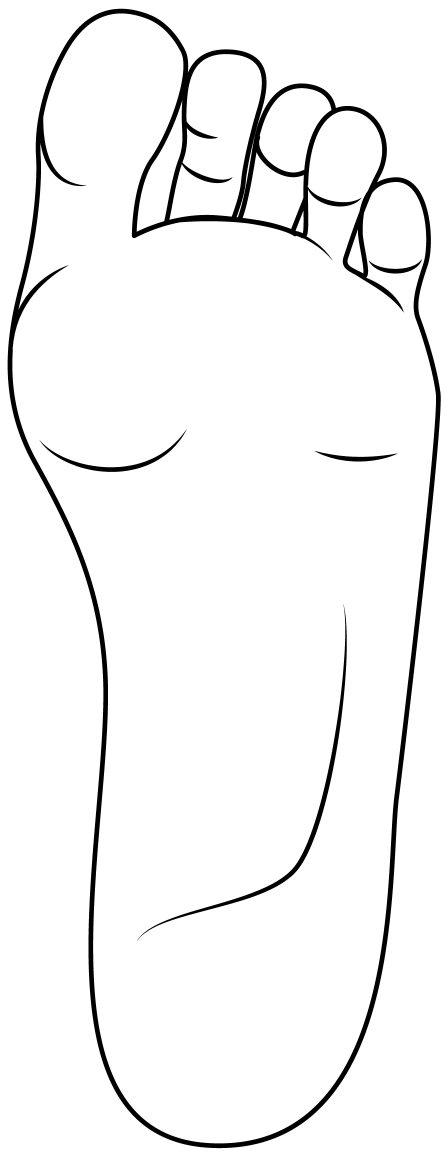
#> input picture DOan/Image/banchan.png, 889 x 2312 px, found by its file name (shown at 1/2 size)
$ python Foot_Pressure.py
#> lines starting #> are read from the running program, lines starting #| are printed output that depends on the picture; after the words box and inside, x2 and y2 are one past the last pixel; in counts of white or black regions, pixels touching at a corner belong together
import cv2
import numpy as np
import matplotlib.pyplot as plt
from matplotlib.patches import Rectangle
from scipy.spatial.distance import cdist
from matplotlib.colors import LinearSegmentedColormap

# Configuration constants
CELL_SIZE = 20
POWER = 2
IMAGE_PATH = "DOan/Image/banchan.png"

# Sensor data
SENSORS = {
    'M01': {'position': (22.5, 97), 'pressure': 4.13},
    'M02': {'position': (17, 70), 'pressure': 0.512    },
    'M03': {'position': (32, 70), 'pressure': 1.19},
    'M04': {'position': (10, 36 ), 'pressure': 1.04},
    'M05': {'position': (24, 41), 'pressure': 0},
    'M06': {'position': (36, 40), 'pressure': 00.18},
    'M07': {'position': (12, 18), 'pressure': 2.1},
    'M08': {'position': (31, 22), 'pressure': 0.07}
}

def load_and_process_image(image_path):
    """
    Tải và xử lý ảnh để tạo mask của bàn chân

    Args:
        image_path (str): Đường dẫn đến file ảnh

    Returns:
        tuple: (image, foot_mask, height, width)
    """
    # Load image
    image = cv2.imread(image_path, cv2.IMREAD_GRAYSCALE)
    if image is None:
        raise FileNotFoundError(f"Không thể tải ảnh từ {image_path}")

    # Apply binary thresholding
    _, binary = cv2.threshold(image, 127, 255, cv2.THRESH_BINARY_INV)

    # Find contours
    contours, _ = cv2.findContours(binary, cv2.RETR_EXTERNAL, cv2.CHAIN_APPROX_SIMPLE)

    # Create foot mask
    foot_mask = np.zeros_like(image, dtype=np.uint8)
    cv2.fillPoly(foot_mask, contours, 255)

    height, width = image.shape[:2]

    return image, foot_mask, height, width

def calculate_grid_dimensions(width, height, cell_size):
    """
    Tính toán kích thước grid dựa trên kích thước ảnh và kích thước ô

    Args:
        width (int): Chiều rộng ảnh
        height (int): Chiều cao ảnh
        cell_size (int): Kích thước ô grid

    Returns:
        tuple: (cols, rows)
    """
    cols = width // cell_size
    rows = height // cell_size
    return cols, rows

def convert_sensor_coordinates(sensors_data, image_width, image_height, cell_size):
    """
    Chuyển đổi tọa độ cảm biến từ grid coordinate sang normalized coordinate

    Args:
        sensors_data (dict): Dữ liệu cảm biến
        image_width (int): Chiều rộng ảnh
        image_height (int): Chiều cao ảnh
        cell_size (int): Kích thước ô grid

    Returns:
        tuple: (sensor_positions, pressure_values)
    """
    sensor_positions = {}
    pressure_values = {}

    for sensor_name, data in sensors_data.items():
        gx, gy = data['position']
        pressure = data['pressure']

        # Convert grid coord to pixel coord
        pixel_x = gx * cell_size + cell_size // 2
        pixel_y = gy * cell_size + cell_size // 2

        # Normalize coordinates to 0-100
        norm_x = (pixel_x / image_width) * 100
        norm_y = ((image_height - pixel_y) / image_height) * 100  # Flip Y axis

        sensor_positions[sensor_name] = [norm_x, norm_y]
        pressure_values[sensor_name] = pressure

    return sensor_positions, pressure_values

def idw_interpolation(target_points, sensor_positions, pressure_values, power=2):
    """
    Thực hiện nội suy IDW (Inverse Distance Weighting)

    Args:
        target_points (np.array): Các điểm cần tính áp suất
        sensor_positions (dict): Vị trí các cảm biến
        pressure_values (dict): Giá trị áp suất của các cảm biến
        power (int): Lũy thừa cho IDW

    Returns:
        np.array: Giá trị áp suất được nội suy
    """
    sensor_coords = np.array(list(sensor_positions.values()))
    sensor_values = np.array(list(pressure_values.values()))

    distances = cdist(target_points, sensor_coords)
    distances = np.where(distances == 0, 1e-10, distances)

    weights = 1.0 / (distances ** power)
    weights_normalized = weights / weights.sum(axis=1, keepdims=True)

    interpolated_values = np.sum(weights_normalized * sensor_values, axis=1)
    return interpolated_values

def create_pressure_grid(foot_mask, sensor_positions, pressure_values,
                        rows, cols, cell_size, width, height):
    """
    Tạo ma trận áp suất cho toàn bộ grid

    Args:
        foot_mask (np.array): Mask của bàn chân
        sensor_positions (dict): Vị trí các cảm biến
        pressure_values (dict): Giá trị áp suất của các cảm biến
        rows (int): Số hàng grid
        cols (int): Số cột grid
        cell_size (int): Kích thước ô grid
        width (int): Chiều rộng ảnh
        height (int): Chiều cao ảnh

    Returns:
        np.array: Ma trận áp suất
    """
    pressure_grid = np.zeros((rows, cols))

    for row in range(rows):
        for col in range(cols):
            # Calculate center coordinates of the cell
            center_x = col * cell_size + cell_size // 2
            center_y = row * cell_size + cell_size // 2

            # Check if cell is within image bounds and foot area
            if center_y < height and center_x < width:
                if foot_mask[center_y, center_x] > 0:
                    # Normalize coordinates
                    norm_x = (center_x / width) * 100
                    norm_y = ((height - center_y) / height) * 100

                    # Calculate pressure at this point
                    target_point = np.array([[norm_x, norm_y]])
                    pressure_value = idw_interpolation(
                        target_point, sensor_positions, pressure_values, POWER
                    )[0]
                    pressure_grid[row, col] = pressure_value
                else:
                    pressure_grid[row, col] = np.nan
            else:
                pressure_grid[row, col] = np.nan

    return pressure_grid

def create_colormap():
    """
    Tạo colormap cho hiển thị áp suất

    Returns:
        LinearSegmentedColormap: Colormap tùy chỉnh
    """
    colors = ['blue', 'cyan', 'green', 'yellow', 'orange', 'red']
    return LinearSegmentedColormap.from_list('pressure', colors, N=100)

def draw_grid_lines(ax, rows, cols):
    """
    Vẽ các đường grid

    Args:
        ax: Matplotlib axis object
        rows (int): Số hàng
        cols (int): Số cột
    """
    for row in range(rows):
        for col in range(cols):
            rect = Rectangle((col-0.5, row-0.5), 1, 1, linewidth=0.5, #------------------------
                        edgecolor='black', facecolor='none')
            ax.add_patch(rect)

def add_sensor_annotations(ax, sensors_data):
    """
    Thêm annotation cho các cảm biến

    Args:
        ax: Matplotlib axis object
        sensors_data (dict): Dữ liệu cảm biến
    """
    for sensor_name, data in sensors_data.items():
        gx, gy = data['position']
        pressure = data['pressure']

        # Add sensor name
        ax.text(gx, gy-1.5, sensor_name, ha='center', va='center',
            fontsize=10, fontweight='bold', color='white',
            bbox=dict(boxstyle="round,pad=0.1", facecolor="black", alpha=0.8))

        # Add pressure value
        ax.text(gx, gy+1, f'{pressure:.2f}', ha='center', va='center',
            fontsize=9, fontweight='bold', color='black',
            bbox=dict(boxstyle="round,pad=0.1", facecolor="white", alpha=0.8))

def setup_plot_appearance(ax, rows, cols, pressure_grid, pressure_cmap):
    """
    Thiết lập giao diện plot

    Args:
        ax: Matplotlib axis object
        rows (int): Số hàng
        cols (int): Số cột
        pressure_grid (np.array): Ma trận áp suất
        pressure_cmap: Colormap

    Returns:
        matplotlib image object: Để tạo colorbar
    """
    ax.set_title("Pressure Map", fontsize=16, fontweight='bold')

    # Prepare display grid
    display_grid = np.copy(pressure_grid)
    display_grid = np.where(np.isnan(display_grid), 0, display_grid)

    # Display grid with colors
    im = ax.imshow(display_grid, cmap=pressure_cmap, vmin=0, vmax=4.5, aspect='equal')

    # Set axis properties
    ax.set_xlim(-0.5, cols-0.5)
    ax.set_ylim(rows-0.5, -0.5)
    ax.set_xticks(range(0, cols, 5))
    ax.set_yticks(range(0, rows, 5))
    ax.grid(True, alpha=0.3)

    return im

def print_system_info(cols, rows, cell_size, sensors_data):
    """
    In thông tin hệ thống

    Args:
        cols (int): Số cột
        rows (int): Số hàng
        cell_size (int): Kích thước ô
        sensors_data (dict): Dữ liệu cảm biến
    """
    print(f"Grid created: {cols} columns x {rows} rows")
    print(f"Each cell: {cell_size}x{cell_size} pixels")
    print("Sensor information:")
    for sensor_name, data in sensors_data.items():
        position = data['position']
        pressure = data['pressure']
        print(f"  {sensor_name}: {pressure} at grid ({position[0]}, {position[1]})")

def main():
    """
    Hàm chính để chạy toàn bộ chương trình
    """
    try:
        # 1. Load and process image
        image, foot_mask, height, width = load_and_process_image(IMAGE_PATH)
#> in load_and_process_image, image is the input picture: shape (2312, 889); min 0, max 255, mean 243.9
#> in load_and_process_image, `_, binary = cv2.threshold(image, 127, 255, cv2.THRESH_BINARY_INV)`:
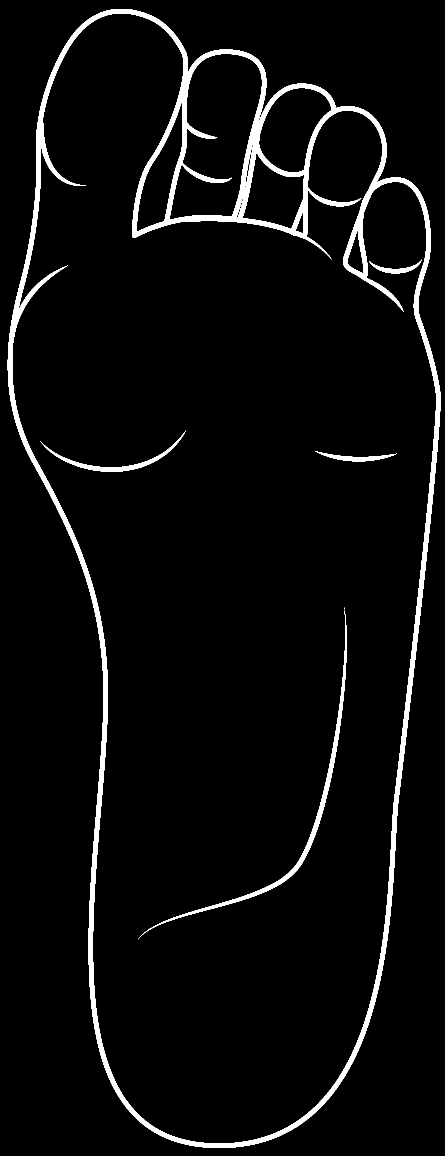
#> binary: shape (2312, 889) (shown at 1/2 size); 4.3% white; 7 white regions (2 under 20 px)
#> in load_and_process_image, `contours, _ = cv2.findContours(binary, cv2.RETR_EXTERNAL, cv2.CHAIN_AP..`: contours = 1 contour; box (x1, y1, x2, y2) and area: (15, 18, 881, 2296) 1446190
#> in load_and_process_image, `cv2.fillPoly(foot_mask, contours, 255)`:
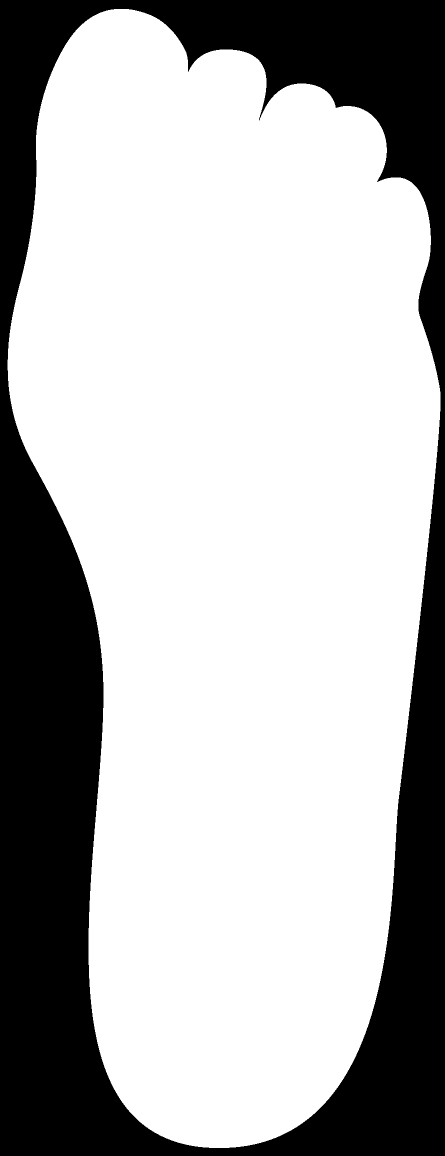
#> foot_mask: shape (2312, 889) (shown at 1/2 size); 70.5% white; 1 black region, box (x1, y1, x2, y2) and area: (0, 0, 889, 2312) 606476
#> height = 2312; width = 889

        # 2. Calculate grid dimensions
        cols, rows = calculate_grid_dimensions(width, height, CELL_SIZE)
#> in calculate_grid_dimensions, `cols = width // cell_size`: cols = 44
#> in calculate_grid_dimensions, `rows = height // cell_size`: rows = 115
#> cols = 44; rows = 115

        # 3. Convert sensor coordinates
        sensor_positions, pressure_values = convert_sensor_coordinates(
            SENSORS, width, height, CELL_SIZE
        )
#> the loop in convert_sensor_coordinates, `for sensor_name, data in sensors_data.items():` made 8 passes
#> (norm_x, norm_y) on passes 1 to 8: (51.74, 15.66), (39.37, 39.01), (73.12, 39.01), (23.62, 68.43), (55.12, 64.1), (82.11, 64.97), (28.12, 84), (70.87, 80.54)
#> after the loop in convert_sensor_coordinates, `for sensor_name, data in sensors_data.items():`: pressure_values = {'M01': 4.13, 'M02': 0.512, 'M03': 1.19, 'M04': 1.04, 'M05': 0, 'M06': 0.18, 'M07': 2.1, 'M08': 0.07}; sensor_positions = {'M01': [51.74, 15.66], 'M02': [39.37, 39.01], 'M03': [73.12, 39.01], 'M04': [23.62, 68.43], 'M05': [55.12, 64.1], 'M06': [82.11, 64.97], 'M07': [28.12, 84], 'M08': [70.87, 80.54]}

        # 4. Create pressure grid
        pressure_grid = create_pressure_grid(
            foot_mask, sensor_positions, pressure_values,
            rows, cols, CELL_SIZE, width, height
        )
#> the loop in create_pressure_grid, `for row in range(rows):` made 115 passes
#> after the loop in create_pressure_grid, `for row in range(rows):`:
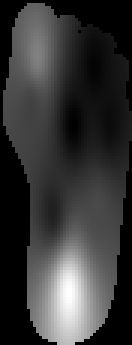
#> pressure_grid: shape (115, 44) float64 (shown 3 times larger); 28.3% of the values are NaN or infinite; the others: min 6.86e-23, max 4.11, mean 1.23; drawn with min black, max white, NaN and infinite black

        # 5. Create visualization
        fig, ax = plt.subplots(1, 1, figsize=(10, 12))

        # 6. Setup plot appearance
        pressure_cmap = create_colormap()
        im = setup_plot_appearance(ax, rows, cols, pressure_grid, pressure_cmap)

        # 7. Draw grid lines
        draw_grid_lines(ax, rows, cols)

        # 8. Add sensor annotations
        add_sensor_annotations(ax, SENSORS)
#> the loop in add_sensor_annotations, `for sensor_name, data in sensors_data.items():` made 8 passes
#> (sensor_name, data) on passes 1 to 8: ('M01', {'position': (22.5, 97), 'pressure': 4.13}), ('M02', {'position': (17, 70), 'pressure': 0.512}), ('M03', {'position': (32, 70), 'pressure': 1.19}), ('M04', {'position': (10, 36), 'pressure': 1.04}), ('M05', {'position': (24, 41), 'pressure': 0}), ('M06', {'position': (36, 40), 'pressure': 0.18}), ('M07', {'position': (12, 18), 'pressure': 2.1}), ('M08', {'position': (31, 22), 'pressure': 0.07})

        # 9. Add colorbar
        cbar = plt.colorbar(im, ax=ax, shrink=0.8)
        cbar.set_label('Pressure (kg)', rotation=270, labelpad=15)

        # 10. Print system information
        print_system_info(cols, rows, CELL_SIZE, SENSORS)
#| Grid created: 44 columns x 115 rows
#> the loop in print_system_info, `for sensor_name, data in sensors_data.items():` made 8 passes
#|   M01: 4.13 at grid (22.5, 97)
#|   M02: 0.512 at grid (17, 70)
#|   M03: 1.19 at grid (32, 70)
#|   M04: 1.04 at grid (10, 36)
#|   M05: 0 at grid (24, 41)
#|   M06: 0.18 at grid (36, 40)
#|   M07: 2.1 at grid (12, 18)
#|   M08: 0.07 at grid (31, 22)

        # 11. Show plot
        plt.tight_layout()
        plt.show()
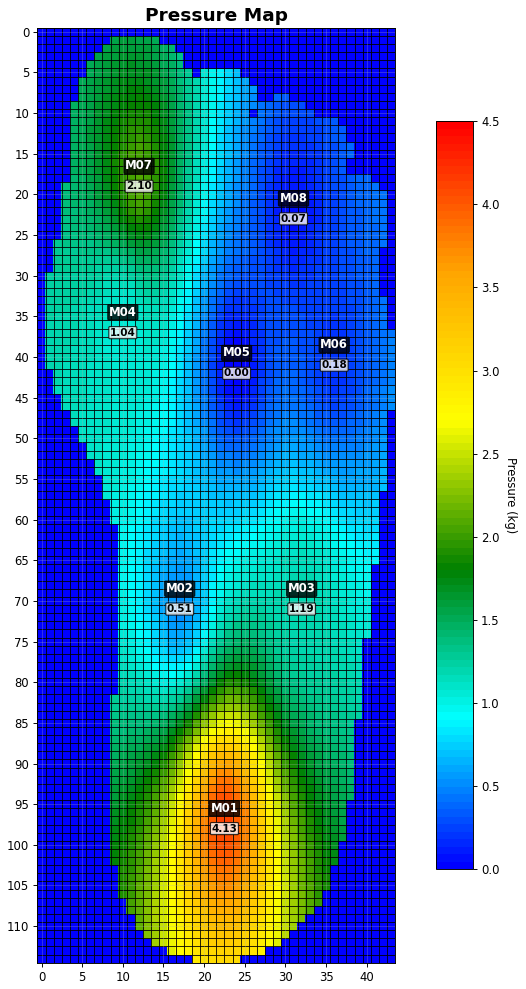
#> figure drawn by matplotlib, 2 panels

    except Exception as e:
        print(f"Lỗi trong quá trình thực thi: {e}")

if __name__ == "__main__":
    main()
